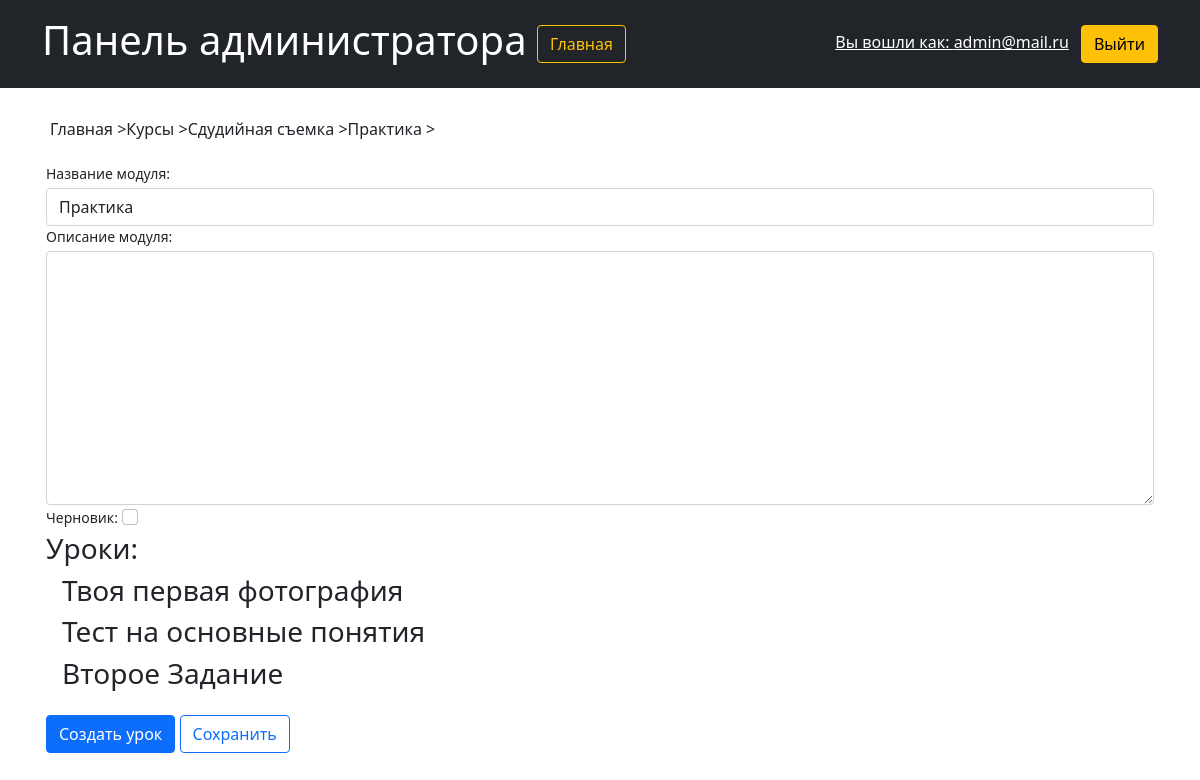
Screenshot of /custom_admin/course/2/module/6 (signed in) with the database file from the repository.
### users/models.py (models this page shows, shortened)
class User(AbstractUser):
    username = models.CharField(max_length=150, verbose_name='Логин')
    email = models.EmailField(unique=True, blank=True, verbose_name='Электронный адрес')
    patronymic = models.CharField("Отчество", max_length=150)
    first_name = models.CharField("Имя", max_length=150)
    last_name = models.CharField("Фамилия", max_length=150)
    REQUIRED_FIELDS = []
    USERNAME_FIELD = 'email'
    objects = NoUsernameUserManager()

### content/models.py (models this page shows, shortened)
class Course(models.Model):
    name = models.CharField(max_length=100, verbose_name='Наименование')
    photo = models.ImageField(upload_to="course_photo", blank=True)
    description = models.TextField(max_length=1000, blank=True, verbose_name='Описание')
    owner = models.ForeignKey(User, on_delete=models.CASCADE)
    is_draft = models.BooleanField(default=False, blank=True, verbose_name='Отметить как черновик')
    tab_index = models.IntegerField(default=0)

class Module(models.Model):
    name = models.CharField(max_length=100, verbose_name='Наименование')
    description = models.TextField(max_length=1000, blank=True, verbose_name='Описание')
    course_id = models.ForeignKey(Course, on_delete=models.CASCADE)
    is_draft = models.BooleanField(default=False, verbose_name='Отметить как черновик')
    tab_index = models.IntegerField(default=0)
    def get_lessons_with_draft(self):
        videos = VideoLecture.objects.filter(module_id=self)
        tasks = Task.objects.filter(module_id=self)
        lectures = Lecture.objects.filter(module_id=self)
        tests = Test.objects.filter(module_id=self)
        lessons = sorted(chain(videos, tasks, lectures, tests), key=attrgetter('tab_index'))
        return lessons

class Lesson(models.Model):
    name = models.CharField(max_length=100, verbose_name='Наименование')
    description = models.TextField(max_length=1000, blank=True, verbose_name='Описание')
    module_id = models.ForeignKey(Module, on_delete=models.CASCADE)
    created = models.DateField(auto_now_add=True)
    stop_lesson = models.BooleanField(default=False)
    tab_index = models.IntegerField(default=0)
    content_type = models.CharField(max_length=2, choices=[('ts', 'test'), ('lc', 'lecture'), ('vd', 'video'), ('tk', 'task')])
    is_draft = models.BooleanField(default=False, verbose_name='Отметить как черновик')
    class Meta:
        abstract = True

class Task(Lesson):
    text = models.TextField()
    response_is_file = models.BooleanField(default=False)

class Test(Lesson):
    time = models.IntegerField(default=15, validators=[MinValueValidator(0), MaxValueValidator(60)], verbose_name='Время на выполнение (минуты)')
    min_ball = models.IntegerField(default=60, validators=[MinValueValidator(0), MaxValueValidator(100)], verbose_name='Минимальный балл')

### custom_admin/views.py (the view)
def details_module(request, course_id, module_id):
    module = get_object_or_404(Module, pk=module_id)
    course = Course.objects.get(pk=course_id)
    if request.method == 'GET':
        form = FormModule(instance=module)
        lessons = module.get_lessons_with_draft()
        return render(request, 'custom_admin/details_module.html', {'course': course, 'form': form,  'module': module, 'lessons': lessons})
    else:
        form = FormModule(request.POST, instance=module)
        form.save()
        return redirect(reverse('custom_admin:details_course', args=[course_id]))

### custom_admin/forms.py
class FormModule(ModelForm):
    name = forms.CharField(widget=forms.TextInput(attrs={"class": "form-control"}, ))
    description = forms.CharField(widget=forms.Textarea(attrs={"class": "form-control"}, ), required=False)
    is_draft = forms.BooleanField(widget=forms.CheckboxInput(attrs={"class": "form-check-input"}, ), required=False)
    class Meta:
        model = Module
        fields = ['name', 'description', 'is_draft']

### custom_admin/templates/custom_admin/details_module.html (shortened to what this page needs)
{% extends 'custom_admin/base_admin.html' %}
{% block content %}
<div class="row p-3">
    <ul class="nav col-12 col-lg-auto me-lg-auto mb-2 justify-content-center mb-md-0">
    <li><a href="{% url 'custom_admin:general_page' %}" class="text-decoration-none text-reset"><h6>Главная > </h6></a></li>
    <li><a href="{% url 'custom_admin:all_courses' %}" class="text-decoration-none text-reset"><h6>Курсы > </h6></a></li>
    <li><a href="{% url 'custom_admin:details_course' course.id %}" class="text-decoration-none text-reset"><h6>{{ course.name }} > </h6></a></li>
         <li><a href="{% url 'custom_admin:details_module' course.id module.id %}" class="text-decoration-none text-reset"><h6>{{ module.name }} > </h6></a></li>
    </ul>
</div>
<form method="post">
    <label class="small mb-1" for="{{ form.name.id_for_label }}">Название модуля:</label>
    {{ form.name }}
    <label class="small mb-1" for="{{ form.description.id_for_label }}">Описание модуля:</label>
    {{ form.description }}
    <label class="small mb-1" for="{{ form.is_draft.id_for_label }}">Черновик:</label>
    {{ form.is_draft }}
 <h3>Уроки:</h3>
<div class="ps-3 pb-3">
{% for lesson in lessons %}
    <a href="{% url 'custom_admin:details_lesson' module.course_id.id module.id lesson.content_type lesson.id %}" class="text-decoration-none text-reset"><h3>{{ lesson.name }}</h3></a>
{% endfor %}
</div>
<button type="button" class="btn btn-primary" data-bs-toggle="modal" data-bs-target="#exampleModal">
  Создать урок
</button>
<input type="submit" value="Сохранить" class="btn btn-outline-primary">
</form>
{% endblock %}

### custom_admin/templates/custom_admin/base_admin.html (shortened to what this page needs)
<head>
    {% load static %}
    <link href="/static/bootstrap/css/bootstrap.css" rel="stylesheet">
</head>
<body>
<header class="p-3 bg-dark text-white">
    <div class="container">
      <div class="d-flex flex-wrap align-items-center justify-content-center justify-content-lg-start position-relative">
          <div>
              <h1>Панель администратора <a href="{% url 'home' %}" class="btn btn-outline-warning">Главная</a></h1>
          </div>
        {% if user.is_authenticated %}
          <div class="text-end d-flex flex-wrap align-items-center justify-content-center justify-content-lg-start form position-absolute top-50 end-0 translate-middle-y">
            <form action="{% url 'users:logoutuser' %}" method="POST" style="margin: 0;">
                <a href="{% url 'user_profile' %}" class="link px-2 text-white">Вы вошли как: {{ user.email }}</a>
                <button type="submit" class="btn btn-warning">Выйти</button>
            </form>
          </div>
        {% else %}
            <div class="text-end">
                <a href="{% url 'users:loginuser' %}"> <button type="button" class="btn btn-outline-light me-2">Войти</button> </a>
                <a href="{% url 'users:signupuser' %}" class="btn btn-warning"> Зарегистрироваться</a>
            </div>
        {% endif %}
      </div>
    </div>
  </header>
<div class="p-3 container">{% block content %}{% endblock %}</div>
</body>

### custom_admin/templates/custom_admin/base_admin.html (style rules this page uses)
a { text-decoration: none; }

### rows the page displays
User: email "admin@mail.ru"
Course: name "Сдудийная съемка"
Module: name "Практика"
Task: name "Твоя первая фотография"
Test: name "Тест на основные понятия"
Task: name "Второе Задание"
